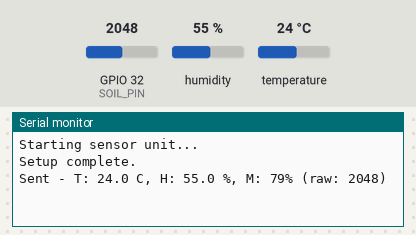
A sketch run on a simulated ESP32. Shown: the last lines printed to the serial monitor. The inputs (shaded band) are chosen by the test bench; at power-on: humidity 55 %, GPIO 32 (SOIL_PIN) = 2048, temperature 24 °C.

Above: at 4.2 s.
4.3 s: humidity set to 22 %
At 5.5 s:
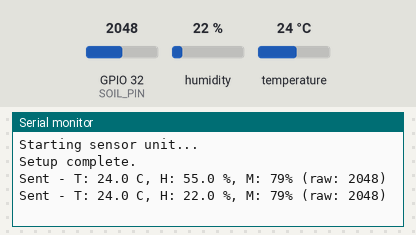
7.0 s: GPIO 32 (SOIL_PIN) set to 2866
At 7.9 s:
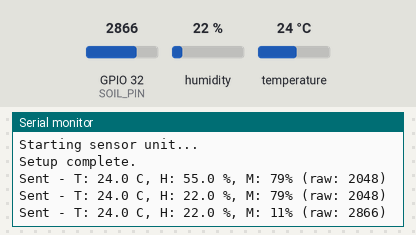
9.7 s: temperature set to 12 °C
At 11.5 s:
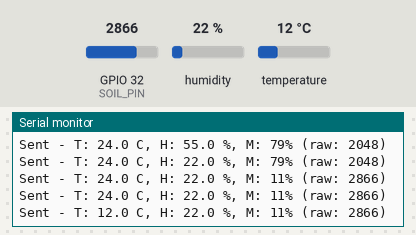
12.4 s: GPIO 32 (SOIL_PIN) set to 3603
At 13.9 s:
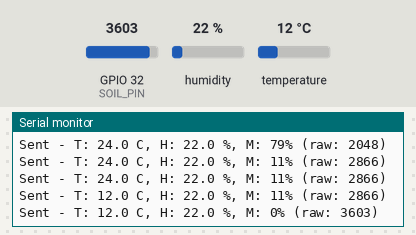
15.1 s: humidity set to 40 %
At 16.3 s:
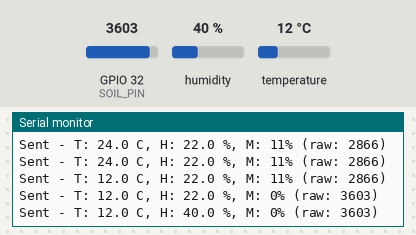
Timing chart, 0 to 18.1 s (numbered marks = the images above; inputs shaded):
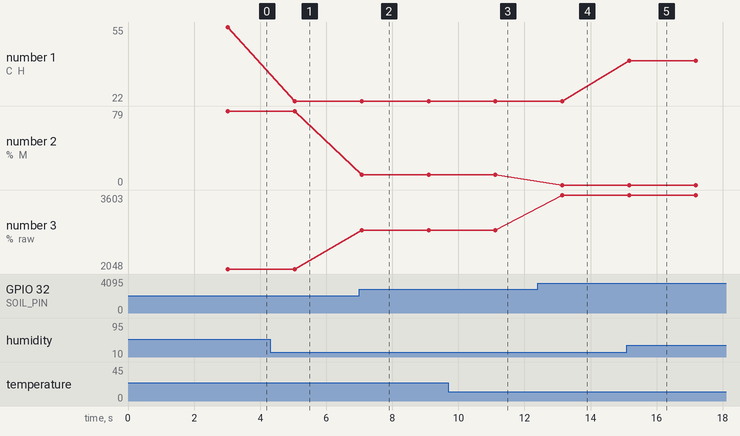

The sketch:

SensorUnit.ino
```cpp
#include <WiFi.h>
#include <esp_now.h>
#include <DHT.h>

// Control unit MAC address
uint8_t controlMac[] = {0x3C, 0x8A, 0x1F, 0x5E, 0x6D, 0xC4};

constexpr int DHTPIN = 23;     // DHT data pin (GPIO23)
constexpr int DHTTYPE = DHT11; // DHT11 sensor type
constexpr int SOIL_PIN = 32;   // Soil moisture ADC pin (GPIO32)

DHT dht(DHTPIN, DHTTYPE);

typedef struct {
  float temperature;
  float humidity;
  int moisturePercent;
} SensorData;

SensorData data;

constexpr int SOIL_WET = 1800;  // example wet raw value (calibrate for your sensor)
constexpr int SOIL_DRY = 3000;  // example dry raw value

int getMoisturePercent(int raw) {
  raw = constrain(raw, SOIL_WET, SOIL_DRY);
  return map(raw, SOIL_DRY, SOIL_WET, 0, 100);
}

void setup() {
  Serial.begin(115200);
  delay(2000); // Wait for serial monitor to connect
  Serial.println("Starting sensor unit...");

  dht.begin();
  delay(1000);  // Give DHT sensor time to initialize

  WiFi.mode(WIFI_STA);
  WiFi.setChannel(1); // Must match control unit channel

  if (esp_now_init() != ESP_OK) {
    Serial.println("ESP-NOW init failed");
    while (true);
  }

  esp_now_peer_info_t peerInfo = {};
  memcpy(peerInfo.peer_addr, controlMac, 6);
  peerInfo.channel = 1;
  peerInfo.encrypt = false;

  if (esp_now_add_peer(&peerInfo) != ESP_OK) {
    Serial.println("Failed to add peer");
    while (true);
  }

  analogSetAttenuation(ADC_11db); // Use full ADC range for soil moisture sensor

  Serial.println("Setup complete.");
}

void loop() {
  float humidity = dht.readHumidity();
  float temperature = dht.readTemperature();

  int rawMoisture = analogRead(SOIL_PIN);

  if (isnan(humidity) || isnan(temperature)) {
    Serial.println("DHT sensor error! Check wiring and pull-up resistor.");
    delay(2000);
    return;  // Skip sending data if sensor fails
  }

  int moisturePercent = getMoisturePercent(rawMoisture);

  data.temperature = temperature;
  data.humidity = humidity;
  data.moisturePercent = moisturePercent;

  esp_err_t res = esp_now_send(controlMac, (uint8_t *)&data, sizeof(data));

  if (res == ESP_OK) {
    Serial.printf("Sent - T: %.1f C, H: %.1f %%, M: %d%% (raw: %d)\n",
                  temperature, humidity, moisturePercent, rawMoisture);
  } else {
    Serial.println("Error sending data");
  }

  delay(2000);
}
```

Measured:
- after the input at 4.3 s, the serial monitor: prints a new line after 0.75 s (image 1)
- after the input at 7.0 s, the serial monitor: prints a new line after 0.07 s (image 2)
- after the input at 9.7 s, the serial monitor: prints a new line after 1.4 s (image 3)
- after the input at 12.4 s, the serial monitor: prints a new line after 0.74 s (image 4)
- after the input at 15.1 s, the serial monitor: prints a new line after 0.07 s (image 5)
- plotted number 1: 55 → 22 after the input at 4.3 s, 22 → 40 after the input at 15.1 s
- plotted number 2: 79 → 11 after the input at 7.0 s, 11 → 0 after the input at 12.4 s
- plotted number 3: 2048 → 2866 after the input at 7.0 s, 2866 → 3603 after the input at 12.4 s
